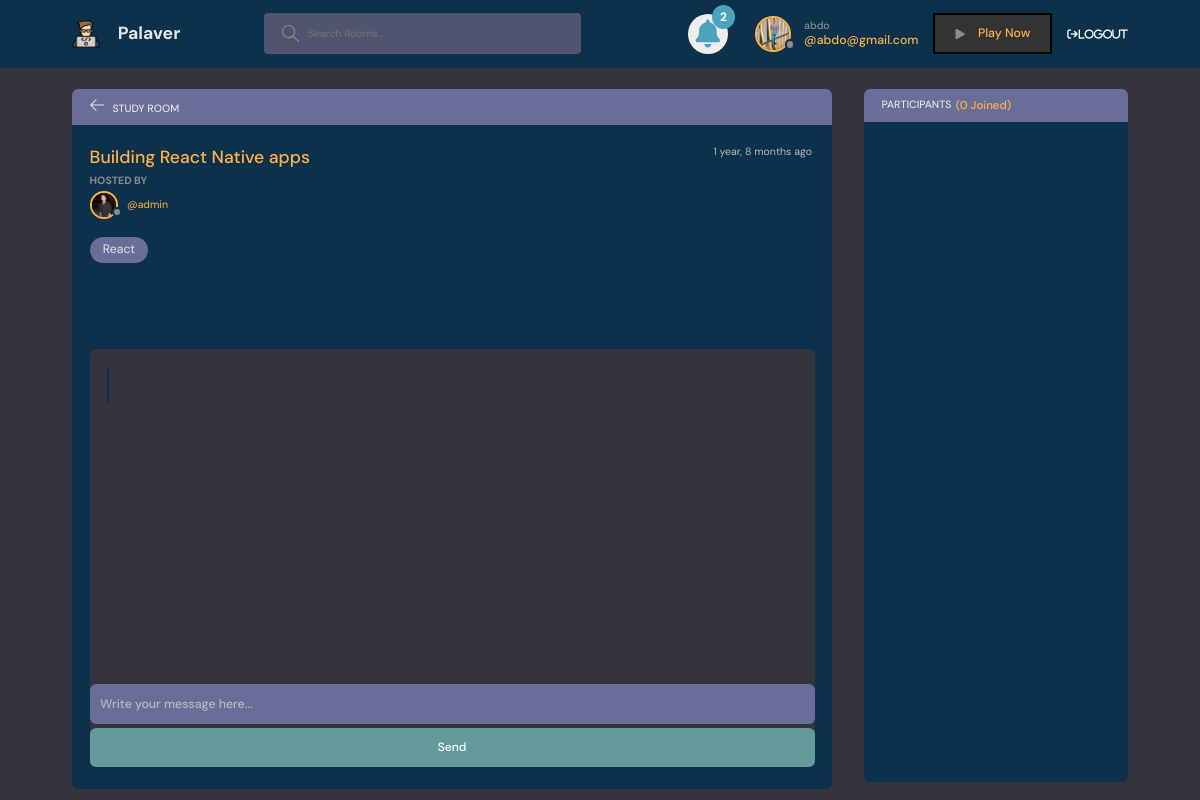
Page /room_page/2 (signed in) on the committed database.
### base/models.py (models this page shows, shortened)
class User(AbstractUser):
    name = models.CharField(max_length=200, null=True)
    email = models.EmailField(unique= True, null=True)
    bio = models.TextField(null=True)
    avatar = models.ImageField(null=True, default='avatar.svg')
    followers = models.ManyToManyField('self', related_name='followingUsersModel', symmetrical=False, blank=True)
    USERNAME_FIELD = 'email'
    REQUIRED_FIELDS = []

class Room(models.Model):
    host = models.ForeignKey(User, on_delete=models.SET_NULL, null=True)
    topic = models.ForeignKey(Topic, on_delete=models.SET_NULL, null=True)
    name = models.CharField(max_length=200)
    description = models.TextField(null=True, blank=True)
    participants = models.ManyToManyField(User, related_name='participants', blank=True)
    updated = models.DateTimeField(auto_now=True)
    created = models.DateTimeField(auto_now_add=True)
    up_votes = models.ManyToManyField(User, related_name='up_votes', blank=True)
    down_votes = models.ManyToManyField(User, related_name='down_votes', blank=True)
    class Meta:
        ordering = ['-updated', '-created']

class Topic(models.Model):
    name = models.CharField(max_length=200)

### base/views.py (the view)
# urls.py: path("room_page/<str:pk>", views.room, name="room"),
def room(request, pk):
    username = request.user.username
    room = Room.objects.get(id=pk)
    participants = room.participants.all()
    context = {'username': username, 'room': room, 'participants':participants}
    return render(request, 'base/room.html', context)

### base/context_processors.py (called while the page is built)
def notification(request):
    if request.user.is_authenticated:
        user = request.user
        notifications = Notification.objects.filter(user=user).order_by('-created')
        return {'notifications':notifications}
    else:
        return {}

def get_user_last_access(request):
    if request.user.is_authenticated:
        user = request.user
        last_access = user.last_login.strftime("%H:%M:%S").split(":")[0]
        time_now = datetime.datetime.now().strftime("%H:%M:%S").split(":")[0]
        last_access_day = user.last_login.strftime("%d-%m-%Y")
        time_now_day = datetime.datetime.now().strftime("%d-%m-%Y")
        online_status = False
        if int(time_now) - int(int(last_access)+3) <= 1 and last_access_day == time_now_day:
            online_status = True
        return {'online_status':online_status}
    else:
        return {}

### base/templates/base/room.html (shortened to what this page needs)
{% extends 'main.html' %}
{% block content %}
    <main class="profile-page layout layout--2">
      <div class="container">
        <div class="room">
          <div class="room__top">
            <div class="room__topLeft">
              <a href="{% url 'home' %}">
                <svg version="1.1" xmlns="http://www.w3.org/2000/svg" width="32" height="32" viewBox="0 0 32 32">
                  <title>arrow-left</title>
                  <path
                    d="M13.723 2.286l-13.723 13.714 13.719 13.714 1.616-1.611-10.96-10.96h27.625v-2.286h-27.625l10.965-10.965-1.616-1.607z"
                  ></path>
                </svg>
              </a>
              <h3>Study Room</h3>
            </div>
          </div>
          <div class="room__box scroll">
            <div class="room__header scroll">
              <div class="room__info">
                <h3>{{ room.name }}</h3>
                <span>{{ room.created|timesince }} ago</span>
              </div>
              <div class="room__hosted">
                <p>Hosted By</p>
                <a href="{% url 'user-profile' room.host.id %}" class="room__author">
                  <div class="avatar avatar--small">
                    <img src="{{ room.host.avatar.url }}" />
                  </div>
                  <span>@{{ room.host.username }}</span>
                </a>
              </div>
              <span class="room__topics">{{ room.topic.name }}</span>
            </div>
            <div class="room__conversation">
              <div class="threads scroll">
                <div class="thread" id="thread">
                </div>
              </div>
            </div>
          </div>
          {% if request.user.is_authenticated %}
            <div class="room__message">
              <form id="post-form">
                <input type="text" class="form-control" name="body" id="body" placeholder="Write your message here..." />
                <input type="submit" class="btn-room" value="Send" />
              </form>
            </div>
          {% endif %}
        </div>
        <div class="participants">
          <h3 class="participants__top">Participants <span>({{ participants.count }} Joined)</span></h3>
          <div class="participants__list scroll">
          </div>
        </div>
      </div>
    </main>
{% endblock content %}

### templates/navbar.html (shortened to what this page needs)
{% load static %}
<header class="header header--loggedIn">
    <div class="container">
      <a href="{% url 'home' %}" class="header__logo">
        <img src="{% static 'images/coding2.png' %}" />
        <h1>Palaver</h1>
      </a>
      <form class="header__search" method="GET" action="{% url 'home' %}">
        <label>
          <input type="text" name="q" placeholder="Search Rooms..." />
        </label>
      </form>
      <nav class="header__menu">
        {% if request.user.is_authenticated %}
            <div class="header__user">
              <div class="notification-icon" style="position:relative;">
                <button class="dropdown-button">
                  <span class="badge">{{ notifications.count }}</span>
                  <i class="fa fa-bell"></i>
                </button>
              </div>
                <a href="{% url 'user-profile' request.user.id %}">
                  {% if online_status %}
                  <div class="avatar avatar--medium active">
                  {% else %}
                  <div class="avatar avatar--medium">
                  {% endif %}
                    <img src="{{ request.user.avatar.url }}" />
                  </div>
                  <p>{{ request.user.username }} <span>@{{ request.user }}</span></p>
                </a>
              </div>
              <a href="{% url 'game' %}" class="header__bookmark">
                <i class="fa fa-play"></i> <span>Play Now</span>
              </a>
              <a href="{% url 'logout' %}" class="dropdown-button"><i class="fa fa-sign-out" aria-hidden="true">Logout</i></a>
        {% else %}
            <a href="{% url 'login' %}">
                <img src="{% static 'images/avatar.svg' %}" />
                <p>Login</p>
              </a>
        {% endif %}
      </nav>
    </div>
  </header>

### templates/navbar.html (style rules this page uses)
.notification-icon .badge { position: absolute; top: -10px; right: -10px; padding: 3px 8px; border-radius: 50%; background: #71c6dd; color: white; }
.notification-icon { width: 40px; height: 40px; border-radius: 50%; background-color: #eee; display: flex; align-items: center; justify-content: center; margin-right: 10px; }
.dropdown-button { position: relative; display: inline-block; background-color: transparent; border: none; cursor: pointer; }
.badge { position: absolute !important; top: -15px !important; right: -15px !important; background-color: #4ba3bc !important; color: #fff !important; font-size: 12px !important; font-weight: bold !important; padding: 4px 8px !important; border-radius: 50% !important; }
.fa-bell { font-size: 28px !important; color: #4ba3bc !important; }
.dropdown-button { color: #fff !important; }
.header__menu { display: flex; justify-content: space-between; }
.header__bookmark { display: flex; align-items: center; color: #fff; background-color: #333; padding: 10px 20px; margin-left: 15px; margin-right: 15px; border: 2px solid #000; }

### base/templates/base/room.html (style rules this page uses)
.btn-room { background-color: #639a9c !important; border: none !important; color: white !important; padding: 10px 15px !important; text-align: center !important; text-decoration: none !important; display: inline-block !important; font-size: 12px !important; margin: 4px 0px !important; cursor: pointer !important; }

### rows in the picture
User: user.avatar (picture), user.username "abdo", user "abdo@gmail.com"
Room: name "Building React Native apps", created "1 year, 8 months", host.avatar (picture), host.username "admin", topic.name "React"

### other values in the picture
{{ notifications.count }} "2"
{{ participants.count }} "0"
